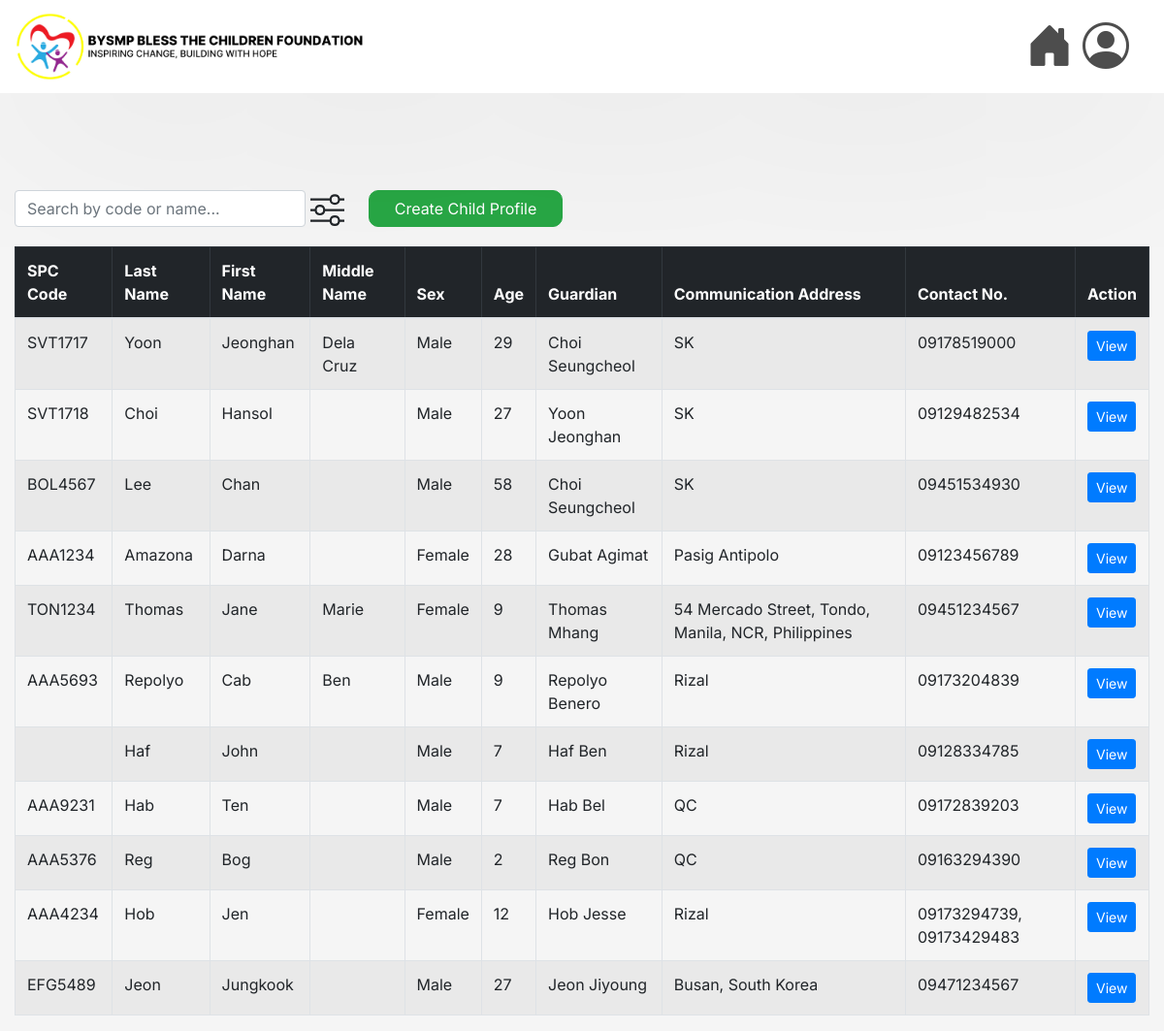
The page / on the database its author committed.
### msys42app/models.py (models this page shows, shortened)
class Child(models.Model):
    code = models.CharField(max_length=7, validators=[RegexValidator(regex=r'^[A-Za-z]{3}\d{4}$')], unique=True, null=False, blank=False)
    lastname = models.CharField(max_length=25, null=False, blank=False)
    firstname = models.CharField(max_length=50, null=False, blank=False)
    middlename = models.CharField(max_length=25, null=True)
    sex = models.CharField(max_length=6, choices=[('Male', 'Male'), ('Female', 'Female')], null=False, blank=False)
    birth = models.DateField(null=False, blank=False)
    blood_group = models.CharField(max_length=3, blank=True, null=True)
    address = models.TextField(max_length=255, null=False, blank=False)
    philhealth_number = models.CharField(max_length=14, validators=[MinLengthValidator(14)], blank=True, null=True)
    fourps_number = models.CharField(max_length=20, blank=True, null=True)
    guardian_lastname = models.CharField(max_length=25, null=False, blank=False)
    guardian_firstname = models.CharField(max_length=50, null=False, blank=False)
    guardian_middlename = models.CharField(max_length=25, null=True, blank=True)
    guardian_relationship = models.CharField(max_length=25, null=False, blank=False)
    guardian_sex = models.CharField(max_length=6, choices=[('Male', 'Male'), ('Female', 'Female')], null=False, blank=False)
    age = models.IntegerField(null=False, blank=False)

class ContactNumber(models.Model):
    child = models.ForeignKey(Child, on_delete=models.CASCADE, related_name="phone_numbers")
    number = models.CharField(max_length=11)

### msys42app/views.py (the view)
# urls.py: 2. Add a URL to urlpatterns:  path('', views.home, name='home')
def home(request):
    query = request.GET.get('q', '')
    if query:
        children = Child.objects.filter(
            Q(code__icontains=query) |
            Q(lastname__icontains=query) |
            Q(firstname__icontains=query) |
            Q(middlename__icontains=query)
        )
    else:
        children = Child.objects.all()
    numbers = ContactNumber.objects.all()
    is_ajax = request.headers.get('X-Requested-With') == 'XMLHttpRequest'
    return render(request, 'msys42app/home.html', {
        'children': children,
        'contacts': numbers,
        'search_query': query,
        'is_ajax': is_ajax
    })

### msys42app/templates/msys42app/home.html (shortened to what this page needs)
{% extends 'msys42app/base.html' %}
{% load static %}
{% block content %}
<div class="container-fluid pt-100 pb-20">
    <div class="d-flex align-items-center">
        <div class="search-container">
            <input type="text" id="searchInput" class="form-control search-input" placeholder="Search by code or name..." value="{{ search_query }}">
        </div>
        <a class="btn btn-success create-btn" href="{% url 'create_child_profile' %}">Create Child Profile</a>
    </div>
</div>
<div class="container-fluid">
    <table class="table table-bordered table-striped text-left">
        <thead class="table-dark">
            <tr>
                <th>SPC Code</th>
                <th>Last Name</th>
                <th>First Name</th>
                <th>Middle Name</th>
                <th>Sex</th>
                <th>Age</th>
                <th>Guardian</th>
                <th>Communication Address</th>
                <th>Contact No.</th>
                <th>Action</th>
            </tr>
        </thead>
        <tbody id="childrenTableBody">
            {% for child in children %}
            <tr>
                <td>{{ child.code }}</td>
                <td>{{ child.lastname }}</td>
                <td>{{ child.firstname }}</td>
                <td>{{ child.middlename }}</td>
                <td>{{ child.sex }}</td>
                <td>{{ child.age }}</td>
                <td>{{ child.guardian_lastname }} {{ child.guardian_firstname }}</td>
                <td>{{ child.address }}</td>
                <td>
                    {% for number in child.phone_numbers.all %}
                        {{ number.number }}{% if not forloop.last %}, {% endif %}
                    {% endfor %}
                </td>
                <td>
                    <a class="btn btn-primary btn-sm" href="{% url 'view_child_profile' pk=child.pk%}">View</a>
                </td>
            </tr>
            {% endfor %}
        </tbody>
    </table>
</div>
{% endblock %}

### msys42app/static/style.css (style rules this page uses)
body { background-color: #f5f5f5; }
table { background-color: black; }

### msys42app/templates/msys42app/home.html (style rules this page uses)
.pt-100 { padding-top: 100px; }
.pb-20 { padding-bottom: 20px; }
.search-container { position: relative; }
.search-input { width: 300px; }
.slider-icon { height: 35px; cursor: pointer; padding-left: 5px; padding-right: 5px; }
.create-btn { width: 200px; border-radius: 10px; margin-left: 20px; }

### rows shown on the page
Child: code "SVT1717", lastname "Yoon", firstname "Jeonghan", middlename "Dela Cruz", sex "Male", age "29", guardian_lastname "Choi", guardian_firstname "Seungcheol", address "SK"
ContactNumber: number "09178519000"
Child: code "SVT1718", lastname "Choi", firstname "Hansol", sex "Male", age "27", guardian_lastname "Yoon", guardian_firstname "Jeonghan", address "SK"
ContactNumber: number "09129482534"
Child: code "BOL4567", lastname "Lee", firstname "Chan", sex "Male", age "58", guardian_lastname "Choi", guardian_firstname "Seungcheol", address "SK"
ContactNumber: number "09451534930"
Child: code "AAA1234", lastname "Amazona", firstname "Darna", sex "Female", age "28", guardian_lastname "Gubat", guardian_firstname "Agimat", address "Pasig Antipolo"
ContactNumber: number "09123456789"
Child: code "TON1234", lastname "Thomas", firstname "Jane", middlename "Marie", sex "Female", age "9", guardian_lastname "Thomas", guardian_firstname "Mhang", address "54 Mercado Street, Tondo, Manila, NCR, Philippines"
ContactNumber: number "09451234567"
Child: code "AAA5693", lastname "Repolyo", firstname "Cab", middlename "Ben", sex "Male", age "9", guardian_lastname "Repolyo", guardian_firstname "Benero", address "Rizal"
ContactNumber: number "09173204839"
Child: lastname "Haf", firstname "John", sex "Male", age "7", guardian_lastname "Haf", guardian_firstname "Ben", address "Rizal"
ContactNumber: number "09128334785"
Child: code "AAA9231", lastname "Hab", firstname "Ten", sex "Male", age "7", guardian_lastname "Hab", guardian_firstname "Bel", address "QC"
ContactNumber: number "09172839203"
Child: code "AAA5376", lastname "Reg", firstname "Bog", sex "Male", age "2", guardian_lastname "Reg", guardian_firstname "Bon", address "QC"
ContactNumber: number "09163294390"
Child: code "AAA4234", lastname "Hob", firstname "Jen", sex "Female", age "12", guardian_lastname "Hob", guardian_firstname "Jesse", address "Rizal"
ContactNumber: number "09173294739"
ContactNumber: number "09173429483"
Child: code "EFG5489", lastname "Jeon", firstname "Jungkook", sex "Male", age "27", guardian_lastname "Jeon", guardian_firstname "Jiyoung", address "Busan, South Korea"
ContactNumber: number "09471234567"
